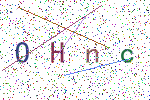

Recreate this plot in Python.
from PIL import Image, ImageDraw, ImageFont,ImageFilter
import string
import random

class Captcha():
    '''
    captcha_size: 验证码图片尺寸
    font_size: 字体大小
    text_number: 验证码中字符个数
    line_number: 线条个数
    background_color: 验证码的背景颜色
    sources: 取样字符集。验证码中的字符就是随机从这个里面选取的
    save_format: 验证码保存格式
    '''
    def __init__(self, captcha_size=(150,100), font_size=30,text_number=4, line_number=4, background_color=(255, 255, 255), sources=None, save_format='png'):
        self.text_number = text_number
        self.line_number = line_number
        self.captcha_size = captcha_size
        self.background_color = background_color
        self.font_size = font_size
        self.format = save_format
        if sources:
            self.sources = sources
        else:
            self.sources = string.ascii_letters + string.digits

    def get_text(self):
        text = random.sample(self.sources,k=self.text_number)
        return ''.join(text)

    def get_font_color(self):
        font_color = (random.randint(0, 150), random.randint(0, 150), random.randint(0, 150))
        return font_color

    def get_line_color(self):
        line_color = (random.randint(0, 250), random.randint(0, 255), random.randint(0, 250))
        return line_color

    def draw_text(self,draw, text, font, captcha_width, captcha_height, spacing=20):
        '''
        在图片上绘制传入的字符
        :param draw: 画笔对象
        :param text: 绘制的所有字符
        :param font: 字体对象
        :param captcha_width: 验证码的宽度
        :param captcha_height: 验证码的高度
        :param spacing: 每个字符的间隙
        :return:
        '''
        # 得到这一窜字符的高度和宽度
        text_width, text_height = font.getsize(text)
        # 得到每个字体的大概宽度
        every_value_width = int(text_width / 4)

        # 这一窜字符的总长度
        text_length = len(text)
        # 每两个字符之间拥有间隙，获取总的间隙
        total_spacing = (text_length-1) * spacing

        if total_spacing + text_width >= captcha_width:
            raise ValueError("字体加中间空隙超过图片宽度!")

        # 获取第一个字符绘制位置
        start_width = int( (captcha_width - text_width - total_spacing) / 2 )
        start_height = int( (captcha_height - text_height) / 2 )

        # 依次绘制每个字符
        for value in text:
            position = start_width, start_height
            print(position)
            # 绘制text
            draw.text(position, value, font=font, fill=self.get_font_color())
            # 改变下一个字符的开始绘制位置
            start_width = start_width + every_value_width + spacing

    def draw_line(self, draw, captcha_width, captcha_height):
        '''
        绘制线条
        :param draw: 画笔对象
        :param captcha_width: 验证码的宽度
        :param captcha_height: 验证码的高度
        :return:
        '''
        # 随机获取开始位置的坐标
        begin = (random.randint(0,captcha_width/2), random.randint(0, captcha_height))
        # 随机获取结束位置的坐标
        end = (random.randint(captcha_width/2,captcha_width), random.randint(0, captcha_height))
        draw.line([begin, end], fill=self.get_line_color())

    def draw_point(self, draw, point_chance, width, height):
        '''
        绘制小圆点
        :param draw: 画笔对象
        :param point_chance: 绘制小圆点的几率 概率为 point_chance/100
        :param width: 验证码宽度
        :param height: 验证码高度
        :return:
        '''
        # 按照概率随机绘制小圆点
        for w in range(width):
            for h in range(height):
                tmp = random.randint(0, 100)
                if tmp < point_chance:
                    draw.point((w, h), fill=self.get_line_color())

    def make_captcha(self):
        # 获取验证码的宽度， 高度
        width, height = self.captcha_size
        # 生成一张图片
        captcha = Image.new('RGB',self.captcha_size,self.background_color)
        # 获取字体对象
        font = ImageFont.truetype('simkai.ttf',self.font_size)
        # 获取画笔对象
        draw = ImageDraw.Draw(captcha)
        # 得到绘制的字符
        text = self.get_text()

        # 绘制字符
        self.draw_text(draw, text, font, width, height)

        # 绘制线条
        for i in range(self.line_number):
            self.draw_line(draw, width, height)

        # 绘制小圆点 10是概率 10/100， 10%的概率
        self.draw_point(draw,10,width,height)

        # 保存图片
        captcha.save('captcha',format=self.format)
        # 显示图片
        captcha.show()

if __name__ == '__main__':
    Captcha().make_captcha()